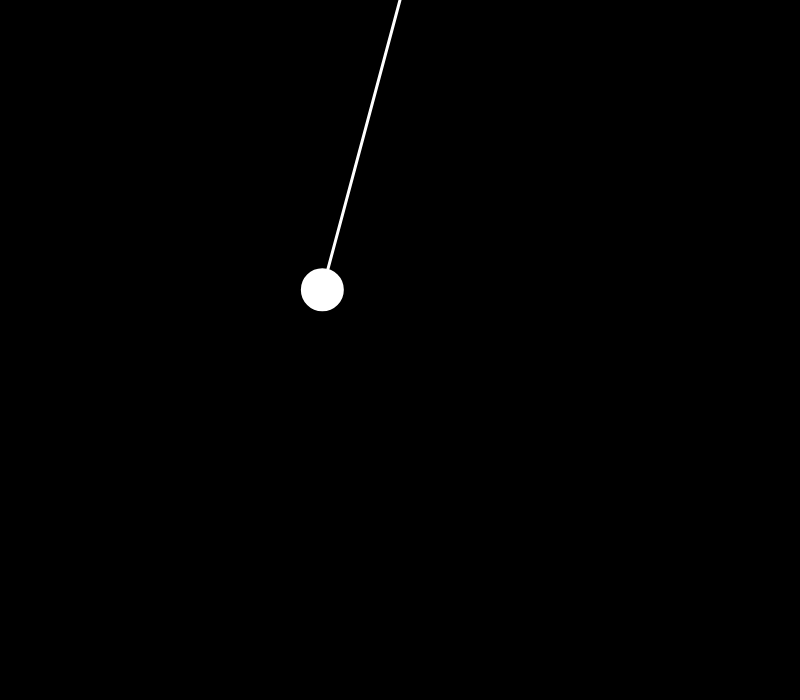
Frame 1 (no input)
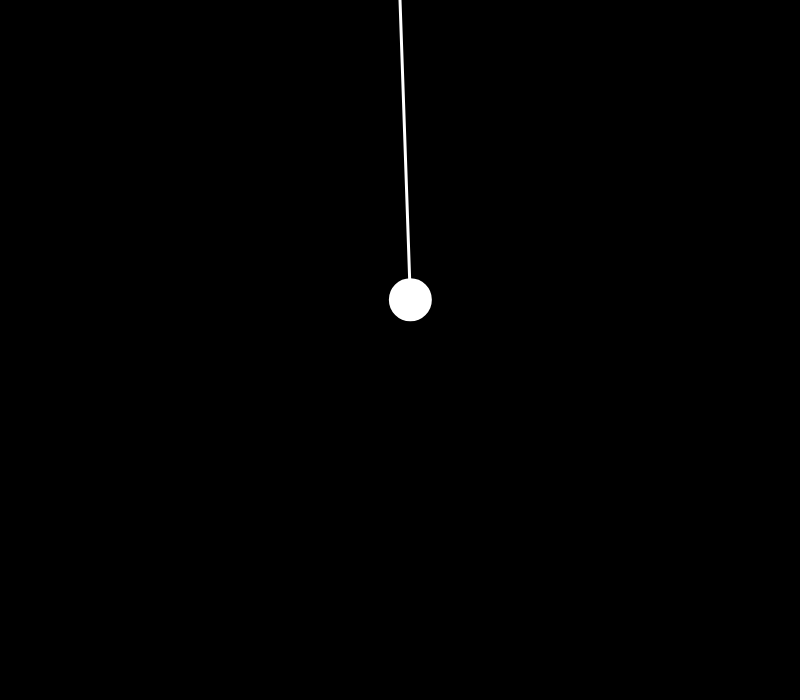
Frame 60 (no input)
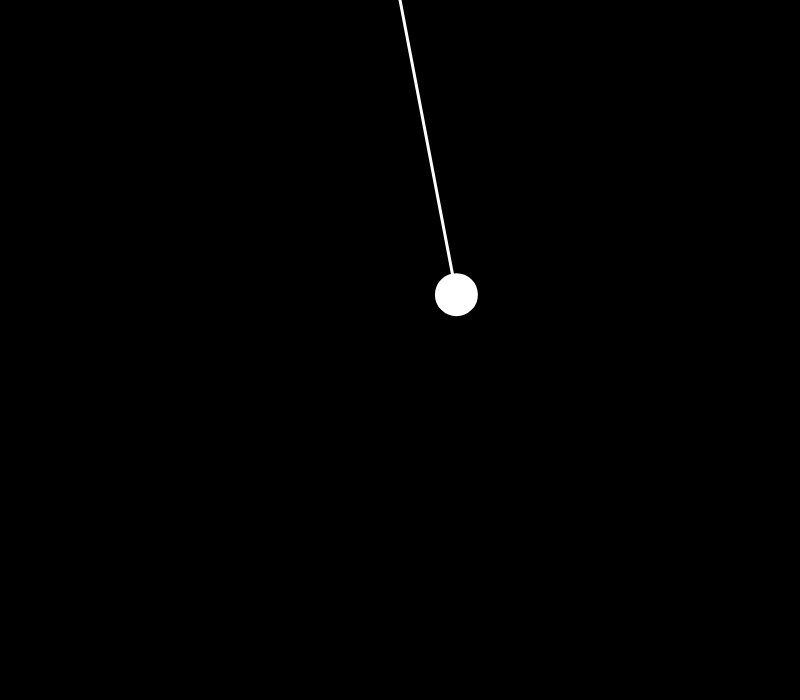
Frame 120 (the mouse pressed at the canvas centre since frame 60)

The p5.js sketch that drew these frames (run headless with seeded random() and noise() and a simulated clock; from frame 60 on, the mouse is pressed at the canvas centre):

// p5.js sketch
// ── sketch.js
let ballr = 40;
let ball;
let length = 300;
let angle;
let buttonLengthUp;
let buttonLengthDown;
let buttong1;
let buttong2;
let buttong3;
let pauseButton;
let startButton;
let gravity = 9.81;
let angleMotion = 0;
let lengthM = 0.5;
let Period = 0;

function setup() {
  createCanvas(800, 700);
  ball = createVector();
  angle = 345;
  buttonLengthUp = createButton("Length + 0.1m");
  buttonLengthUp.mousePressed(lengthUp);
  buttonLengthDown = createButton("Length - 0.1m");
  buttonLengthDown.mousePressed(lengthDown);
  buttong1 = createButton("9.51 m/s^2");
  buttong1.mousePressed(g1);
  buttong2 = createButton("9.81 m/s^2");
  buttong2.mousePressed(g2);
  buttong3 = createButton("10.11 m/s^2");
  buttong3.mousePressed(g3);
  pauseButton = createButton("Pause Pendulum");
  pauseButton.mousePressed(pausePendulum);
  startButton = createButton("Start Pendulum");
  startButton.mousePressed(startPendulum);
  createP("Base gravity is 9.81m/s^2, base length is 0.5m. Amplitude is PI/4 radians");
  Period = 2 * PI * sqrt(lengthM / gravity);
  angleMotion = PI / (3 * Period);
}

function draw() {
  background(0);
  stroke(255);
  strokeWeight(3);
  angleMode(DEGREES);
  // frameRate(1);

  ball.x = length * sin(angle) + 400;
  ball.y = length * cos(angle);

  line(400, 0, ball.x, ball.y);
  ellipse(ball.x, ball.y, ballr);

  angle = angle + angleMotion;
  changeDir();
  console.log(angle);
}

function g1() {
  gravity = 9.51;
}

function g2() {
  gravity = 9.81;
}

function g3() {
  gravity = 10.11;
}

function lengthUp() {
  if (length <= 540 && lengthM <= 0.9) {
    length = length + 60;
    lengthM = lengthM + 0.1;
  } else {
    length = 600;
    lengthM = 1;
  }
}

function lengthDown() {
  if (length >= 120 && lengthM >= 0.2) {
    length = length - 60;
    lengthM = lengthM - 0.1;
  } else {
    length = 60;
    lengthM = 0.1;
  }
}

function changeDir() {
  if (angle > 375) {
    angleMotion = - PI / (3 * Period);
  } else if (angle < 345) {
    angleMotion =  PI / (3 * Period);
  }
}

function pausePendulum(){
  angleMotion = 0;
}

function startPendulum(){
  angleMotion =  PI / (3 * Period);
}
